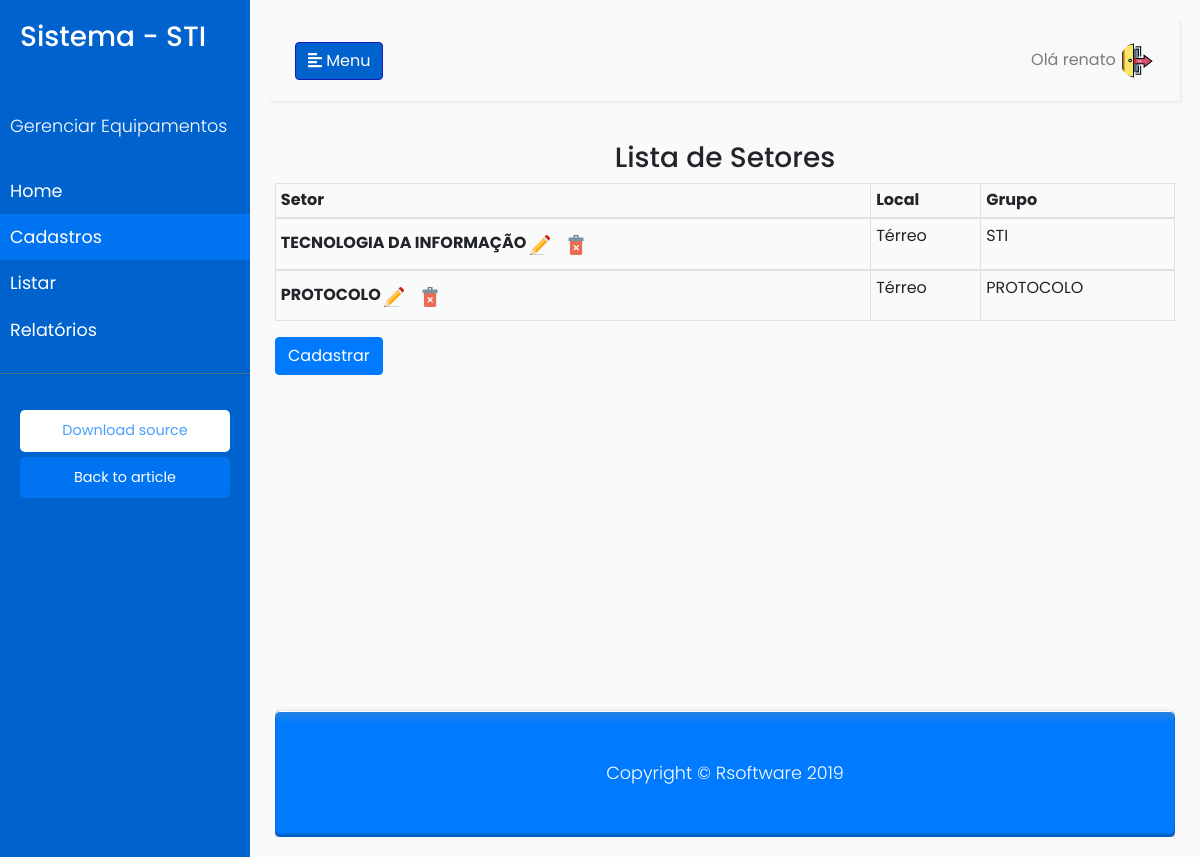
Page /setores/list/ (signed in) on the earlier database version.
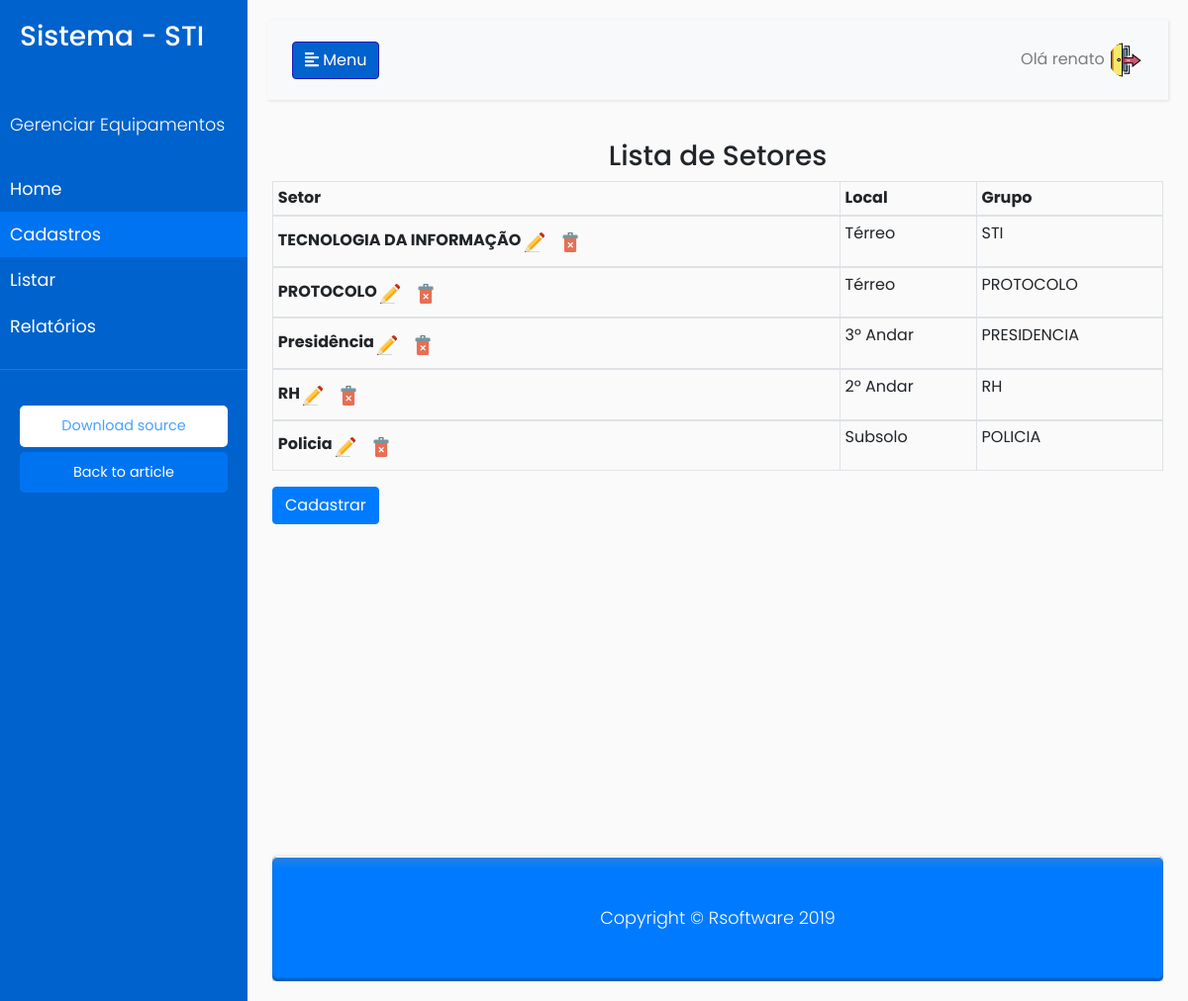
Same page on the later database version.
### setores/models.py (models this page shows, shortened)
class Setor(models.Model):
    nome_setor = models.CharField(max_length=30, unique=True)
    localizacao = models.CharField(max_length=8, choices=LOCAL_CHOICES)
    grupo = models.CharField(max_length=30)

### setores/views.py (the view)
# urls.py: path('list/', setores_list, name="setores_list"),
@login_required
def setores_list(request):
    setores = Setor.objects.all()
    return render(request, 'setores.html', {'setores': setores})

### setores/templates/setores.html (shortened to what this page needs)
{% extends 'base.html' %}
{% load static %}
{% block main %}
<h3 text align="center">Lista de Setores</h3>
  <div class="list-setores">
  <div class="table-responsive">
    <table id="tabela-set"  class="table table-bordered table-sm">
            <thead>
                <tr>
                    <th scope="col">Setor</th>
                    <th scope="col">Local</th>
                    <th scope="col">Grupo</th>
                </tr>
            </thead>
    <tbody>
    {% for setor in setores %}
    <tr>
        <th scope="row">{{ setor.nome_setor }}
            <div class="btn-group" id="tabela_setor">
                <a class="navbar-brand" href="{% url 'setores_update' setor.id %}">
                    <img src="{% static 'assets/img/edit.png' %}" width="20" height="20" alt="">
                </a>
                <a class="navbar-brand" href="{% url 'setores_delete' setor.id %}">
                  <img src="{% static 'assets/img/delete.png' %}" width="20" height="20" alt="">
                </a>
            </div>
	    <td>{{ setor.localizacao }}</td>
	    <td>{{ setor.grupo }}</td>
    </div>
    </div>
</th>
</tr>
{% endfor %}
<div class="btn-group btn-group-toggle">
    <a href="{% url 'setores_new' %}"><button type="button" class="btn btn-primary">
    Cadastrar</button></a>
</div>
{% endblock %}

### templates/base.html (shortened to what this page needs)
{% load static %}
<!DOCTYPE html>
<html>
<head>
    <link rel="stylesheet" href="https://stackpath.bootstrapcdn.com/bootstrap/4.1.0/css/bootstrap.min.css"
>
    <link rel="stylesheet" href="{% static 'assets/css/style.css' %}">
</head>
<body>
    <div class="wrapper">
        <nav id="sidebar">
            <div class="sidebar-header">
                <h3>Sistema - STI</h3>
            </div>
            <ul class="list-unstyled components">
                <p>Gerenciar Equipamentos</p>
                <li>
                    <a href="{% url 'home' %}">Home</a>
                </li>
                <li class="active">
                    <a href="#homeSubmenu" data-toggle="collapse" aria-expanded="false">Cadastros</a>
                </li>
                <li>
                    <a href="#pageSubmenu" data-toggle="collapse" aria-expanded="false">Listar</a>
                </li>
                <li>
                    <a href="{% url 'relatorios' %}">Relatórios</a>
                </li>
            </ul>
            <ul class="list-unstyled CTAs">
                <li><a href="https://bootstrapious.com/tutorial/files/sidebar.zip" class="download">Download source</a>
                </li>
                <li><a href="https://bootstrapious.com/p/bootstrap-sidebar" class="article">Back to article</a></li>
            </ul>
        </nav>
        <div id="content">
            <nav class="navbar navbar-expand-lg navbar-light bg-light">
                <div class="container-fluid">
                    <button type="button" id="sidebarCollapse" class="btn btn-info">
                        <i class="fas fa-align-left"></i>
                        <span>Menu</span>
                    </button>
                    <div class="collapse navbar-collapse" id="navbarSupportedContent">
                        <ul class="nav navbar-nav ml-auto">
                            <li class="nav-item dropdown">
                                {% if user.is_authenticated %}
                                <a class="nav-link pr-0" id="navbarDropdownUser" href="#" role="button"
                                    data-toggle="dropdown" aria-haspopup="true" aria-expanded="false">
                                    Olá {{ user.username }}
                                    <img class="rounded-circle" src="{% static 'assets/img/renato.png' %}" alt=""
                                        width="35px" height="35px">
                                    {% else %}
                                    <a href="{% url 'login' %}" class="btn btn-light">Entrar</a>
                                    {% endif %}
                                </a>
                            </li>
                        </ul>
                    </div>
                </div>
            </nav>
            {% block main %}
            {% endblock %}
            <footer class="py-5 bg-primary">
                <div class="container">
                    <p class="m-0 text-center text-white">Copyright &copy; Rsoftware 2019</p>
                </div>
            </footer>
</body>
</html>

### static/assets/css/style.css (style rules this page uses)
body { font-family: 'Poppins', sans-serif; background: #fafafa; }
p { font-family: 'Poppins', sans-serif; font-size: 1.1em; font-weight: 300; line-height: 1.7em; color: #999; }
footer { margin-top: 336px; box-shadow: 0 0 1px rgba(0, 0, 0, 0.3), 0 3px 7px rgba(0, 0, 0, 0.3), inset 0 1px rgba(255,255,255,1), inset 0 -3px 2px rgba(0,0,0,0.25); border-radius: 5px; background: linear-gradient(#2981df, #007bff 10%); }
a, a:hover, a:focus { color: inherit; text-decoration: none; transition: all 0.3s; }
.navbar { padding: 15px 10px; background: #fff; border: none; border-radius: 0; margin-bottom: 40px; box-shadow: 1px 1px 3px rgba(0, 0, 0, 0.1); }
.wrapper { display: flex; width: 100%; align-items: stretch; }
#sidebar { min-width: 250px; max-width: 250px; background: #0062cc; color: #fff; transition: all 0.3s; }
#sidebar .sidebar-header { padding: 20px; background: #0062cc; }
#sidebar ul.components { padding: 20px 0; border-bottom: 1px solid #47748b; }
#sidebar ul p { color: #fff; padding: 10px; }
#sidebar ul li a { padding: 10px; font-size: 1.1em; display: block; }
#sidebar ul li.active>a, a[aria-expanded="true"] { color: #fff; background: #007bffb8; }
a[data-toggle="collapse"] { position: relative; }
ul.CTAs { padding: 20px; }
ul.CTAs a { text-align: center; font-size: 0.9em !important; display: block; border-radius: 5px; margin-bottom: 5px; }
a.download { background: #fff; color: #007bffb8; }
a.article, a.article:hover { background: #007bffb8 !important; color: #fff !important; }
#content { width: 100%; padding: 20px; min-height: 100vh; transition: all 0.3s; }
.btn-info { background-color: #0062cc; border-color: #2217b8; }
.list-setores { margin-left: 5px; margin-right: 5px; }

Differences in the rows shown:
added Setor: nome_setor "Presidência", localizacao "3º Andar", grupo "PRESIDENCIA"
added Setor: nome_setor "RH", localizacao "2º Andar", grupo "RH"
added Setor: nome_setor "Policia", localizacao "Subsolo", grupo "POLICIA"
